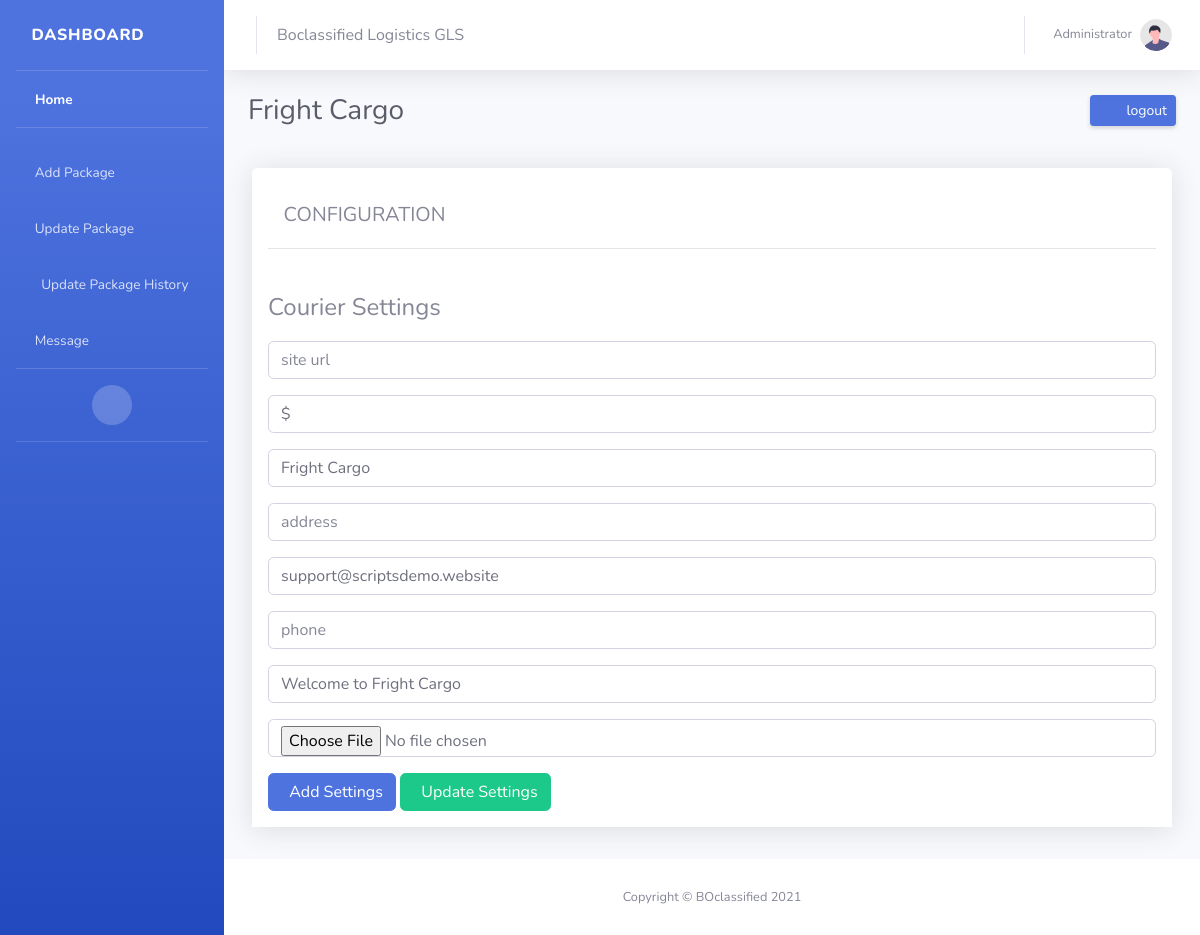
/admin/pages/settings.php (signed in), run on the app's committed database.
### tables this page shows
CREATE TABLE `settings` (
  `id` int(200) NOT NULL,
  `sname` varchar(200) NOT NULL,
  `apipr` varchar(200) NOT NULL,
  `apipu` varchar(200) NOT NULL,
  `currency` varchar(200) NOT NULL,
  `branch` varchar(200) NOT NULL,
  `bname` varchar(200) NOT NULL,
  `baddress` varchar(200) NOT NULL,
  `email` varchar(200) NOT NULL,
  `phone` varchar(200) NOT NULL,
  `title` varchar(200) NOT NULL,
  `logo` varchar(100) NOT NULL
);

### config/config.php (called while the page is built, shortened)
<?php
$sql= "SELECT * FROM settings ";
			  $result = mysqli_query($link,$sql);
			  if(mysqli_num_rows($result) > 0){
                  $row = mysqli_fetch_assoc($result);
				  }
                  if(isset($row['bname'])  && isset($row['logo']) && isset($row['title']) && isset($row['apipu']) && isset($row['baddress']) && isset($row['branch']) ){
                    $currency = $row['currency'];
                    $name = $row['bname'];
                  $logo = $row['logo'];
                  $emaila = $row['email'];
                  $phone = $row['phone'];
                  $address = $row['baddress'];
                  $title = $row['title'];
                  $bankurl = $row['sname'];
       $id = $row['id'];
        }
?>

### admin/pages/settings.php (the view, shortened to what this page needs)
<?php
if(isset($_SESSION['uid'])){
 $id = $_GET['id'];
  include '../../config/database.php';
  include '../../config/config.php';
  include 'header.php';
}
else{
    header("location:../pages/login.php");
}
    ?>
       <div class="container-fluid bg-white rounded-top shadow h-100 py-2 p-3 m-3 >
        <section class="section">
          <div class="section-header">
            <h1><i class="fa fa-home " style="font-size:20px"></i><span style="font-size:20px;">CONFIGURATION</span></h1>
          </div>
          <hr></hr>
            <div class="box-header with-border">
     <form class="form-horizontal" action="settings.php?id=<?php echo $id ;?>" method="POST" enctype="multipart/form-data" >
           <legend>Courier Settings </legend>
 <div class="form-group">
        <input type="text" name="sname" placeholder="site url"  value="<?php echo $bankurl;?>" class="form-control">
        </div>
     <div class="form-group">
        <input type="text" name="currency" placeholder="currency" value="<?php echo $currency;?>"  class="form-control">
        </div>
        <div class="form-group">
        <input type="text" name="bname" placeholder="bank name" value="<?php echo $name;?>"  class="form-control">
        </div>
     <div class="form-group">
        <input type="text" name="baddress" placeholder="address" value="<?php echo $address;?>"  class="form-control">
        </div>
        <div class="form-group">
        <input type="text" name="email" placeholder="email" value="<?php echo $emaila;?>"  class="form-control">
        </div>
     <div class="form-group">
        <input type="text" name="phone" placeholder="phone" value="<?php echo $phone;?>"  class="form-control">
        </div>
     <div class="form-group">
        <input type="text" name="title" placeholder="title" value="<?php echo $title;?>"  class="form-control">
        </div>
        <div class="form-group">
        <input type="file" name="logo" placeholder="logo" value="<?php echo $logo;?>"  class="form-control">
        </div>
	  <button style="" type="submit" class="btn btn-primary" name="set" > <i class="fa fa-send"></i>&nbsp; Add Settings </button>
    <button style="" type="submit" class="btn btn-success" name="uset" > <i class="fa fa-send"></i>&nbsp; Update Settings </button>
    </form>
    </div>
   </div>
    <footer class="sticky-footer bg-white mt-3">
                <div class="container my-auto">
                    <div class="copyright text-center my-auto">
                        <span>Copyright &copy; BOclassified 2021</span>
                    </div>
                </div>
            </footer>

### data on the page
settings: currency "$", bname "Fright Cargo", email "support@scriptsdemo.website", title "Welcome to Fright Cargo"
